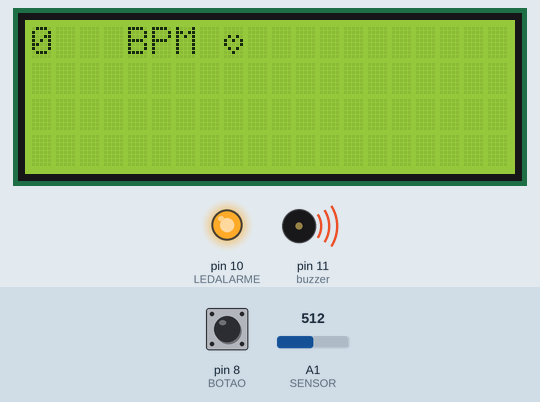
Bench run of a sketch on a simulated Arduino Uno, built with avr-gcc and run on an emulated ATmega328P. On the bench: 20×4 character LCD, output pins drawn as LEDs (lit = HIGH), buzzer (waves = sounding). Inputs (shaded band) come from the test bench; at power-on: pin 8 (BOTAO) HIGH, A1 (SENSOR) = 512. What the sketch prints to the serial monitor is not drawn.

Above: at 9.3 s.
9.4 s: pin 8 (BOTAO) pulled LOW for 1 s
At 11.4 s:
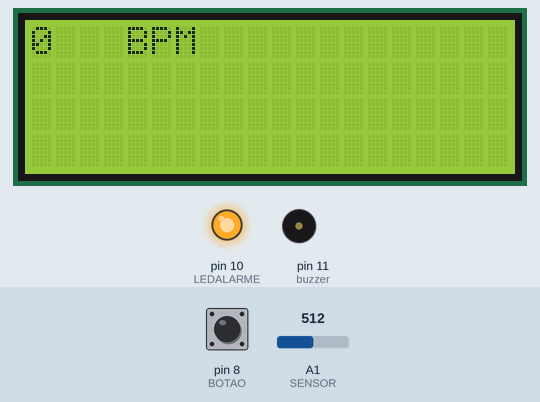
13.6 s: A1 (SENSOR) set to 716
At 16.5 s:
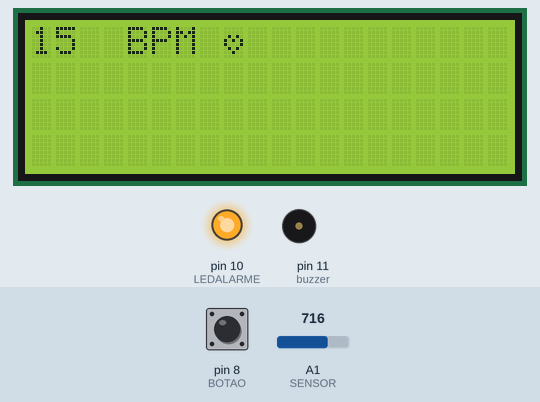
16.8 s: pin 8 (BOTAO) pulled LOW for 0.15 s
At 18.0 s:
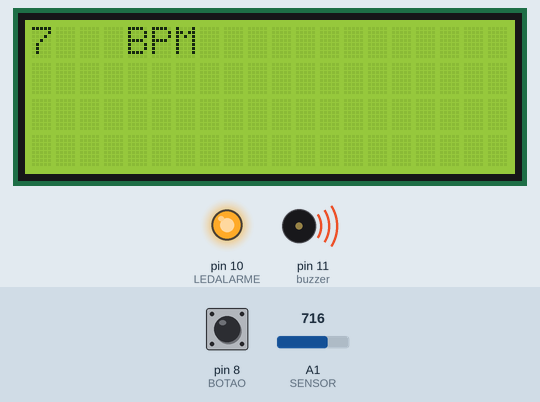
20.1 s: A1 (SENSOR) set to 900
At 21.0 s:
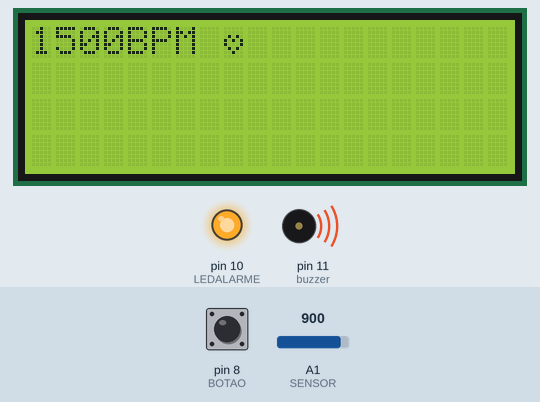
23.3 s: A1 (SENSOR) set to 306
At 26.0 s:
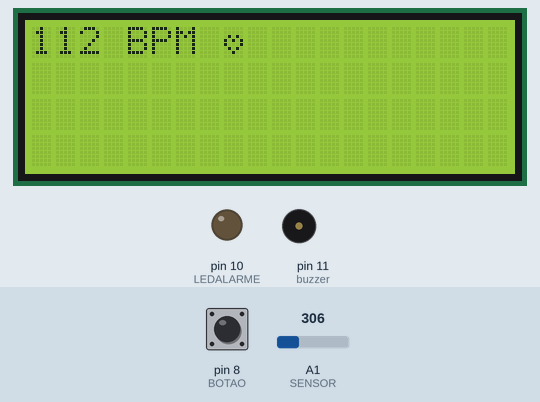
Timing chart, 0 to 27.5 s (numbered marks = the images above; inputs shaded):
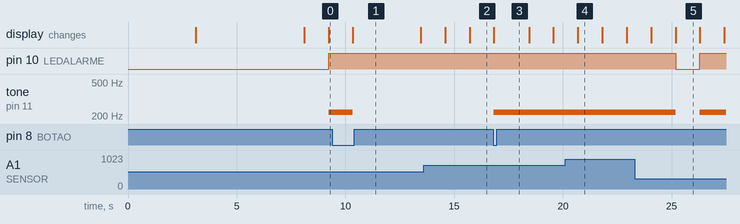

Measured:
- after the input at 9.4 s, tone on pin 11 (buzzer): 220 Hz → silent after 0.94 s
- after the input at 16.8 s, tone on pin 11 (buzzer): silent → 220 Hz at once
- what the display in image 4 shows lasts 1.1 s, from 20.7 s to 21.8 s

The sketch:

MonitorCariaco.ino
```cpp
/*Monitor de Batimentos Cardíacos
Universidade Tecnológica Federal do Paraná - Câmpus Campo Mourão
Acadêmicos: Alexandre de Oliveira Júnior
            Bruno Henrique de Souza Brolesi
Professor:  André Luis Regis Monteiro
Disciplina: Princípios de Engenharia Biomédica*/

//Inclusão das bibliotecas
#include <Wire.h>                     //Biblioteca de comunicação com o módulo I2C
#include <LiquidCrystal_I2C.h>        //Biblioteca do módulo I2C para utilização do display
#include <Filters.h>                  //Biblioteca para implementação digital de um filtro
#include <math.h>                     //Biblioteca para utilização de funções matemáticas

//Definição das pinagens do arduíno
LiquidCrystal_I2C lcd(0x3F, 20, 4);   //Endereçamento do display

#define SENSOR A1                     //Define o pino do sensor
#define LEDBAT 9                      //Define o pino do led indicador de batimento
#define BATMAXIMO 120                 //Define o número máximo de batimentos cardíacos para não acionar o alarme
#define BATMINIMO 60                  //Define o número mínimo de batimentos cardíacos para não acionar o alarme
#define LEDALARME 10                  //Define o pino do Led do alarme
#define buzzer 11                     //Define o pino do buzzer
#define BOTAO 8                       //Define o pino do botão de mudo

//Declaração de variaveis globais
float sinalAmplif;                    //Variável que recebe o sinal com um fator de amplificação
float sinalFiltrado;                  //Variável que recebe o valor do sinal filtrado
float wL = 1;                         //Frequência de corte inferior (1 Hz)
float wH = 3;                         //Frequência de corte superior (3 Hz)
FilterOnePole filtroPA(HIGHPASS, wL); //Filtro passa-alta
FilterOnePole filtroPB(LOWPASS, wH);  //Filtro passa-baixa
float batCard = 0;                    //Número de batimentos cardíacos (float)
int batimentos = 0;                   //Número de batimentos cardíacos (int)
bool desHeart = true;                 //Variável auxiliar para print do coração
bool som = true;                      //Variável auxiliar para o funcionamento do buzzer devido a tecla mudo

//---------------------------------Funções------------------------------------
//Criando um coração
byte heart[] = {
  B00000,
  B00000,
  B01010,
  B10101,
  B10001,
  B01010,
  B00100,
  B00000
};

//Função de inicialização do display
void lcdStart(){
  lcd.clear();
  lcd.setCursor(3,0);
  lcd.print("Welcome!!!");
  delay(3000);
  lcd.clear();
  lcd.setCursor(4,0);
  lcd.print("Cardiac");
  lcd.createChar(0, heart);
  lcd.home();
  lcd.setCursor(3,1);
  lcd.write(0);
  lcd.print("Monitor");
  lcd.write(0);
  delay(5000);
  lcd.clear();
}

//Função de contagem dos batimentos cardíacos
void contarBatimentos(){
  int picoMin = 500;                    //Tamanho mínimo do pico
  int contPico = 0;                     //Variável para contagem do número de picos
  int tamPico = 0;                      //Variável para armazenar o tamanho do pico do sinal
  int antTamPico = 0;                   //Variável que armazena o tamanho do pico anterior do sinal

  for(int i = 0; i < 100; i++){
    sinalAmplif = 100*analogRead(SENSOR);                         //Variável recebe o valor lido pelo LED Receptor IR com um fator de amplificação
    sinalFiltrado = filtroPA.input(filtroPB.input(sinalAmplif));  //Função de filtragem do sinal
    if(sinalFiltrado > picoMin){                                  //Caso o sinal filtrado seja superior ao valor mínimo de pico
      contPico++;                   //O contador de picos incrementa
      tamPico++;                    //O tamanho do pico incrementa
      digitalWrite(LEDBAT, HIGH);   //Enquanto o pico for superior ao tamanho minimo de pico, o led permanece acesso indicando uma pulsação
    }else{
      if(tamPico > antTamPico){     //Caso o tamanho de pico seja maior que o tamanho de pico anterior
        antTamPico = tamPico;       //O tamanho de pico anterior recebe o tamanho de pico anterior
      }
      digitalWrite(LEDBAT, LOW);    //Como o sinal já é inferior ao tamanho de pico o LED apaga indicando o fim do pulso
      tamPico = 0;                  //O tamanho do pico é resetado
    }
    Serial.println(sinalFiltrado);  //Printa no serial o valor do sinal filtrado
    delay(10);                      //Delay definido para que juntamente ao loop do for totalize um segundo
  }
  //Calculando a frequência cardíaca
  if(antTamPico == 0){
    antTamPico = 1;                 //Função garante que não ocorra uma divisão por zero
  }
  batCard += ((float)contPico/(float)antTamPico)*60.0;
  batCard /= 2;
  batimentos = trunc(batCard);
}

//Função print número de batimentos
void printBat(){
  lcd.clear();
  lcd.home();
  lcd.print(batimentos);
  lcd.setCursor(4,0);
  lcd.print("BPM");
  if (desHeart == true){
    lcd.createChar(0, heart);
    lcd.home();
    lcd.setCursor(8,0);
    lcd.write(0);
    desHeart = false;
  }else{
    desHeart = true;
  }
}

//Função de ativação do alarme
void alarme(){
  digitalWrite(LEDALARME, HIGH);
  if(som == true){
    tone(buzzer, 220);
  }
}

//Função de mudo
void buzzerMute(){
  noTone(buzzer);
  som = false;
  delay(2000);
}

//Função alarme off
void alarmeOFF(){
  digitalWrite(LEDALARME, LOW);
  noTone(buzzer);
  som = true;
}

//Função de Inicialiazação
void setup(){
  Serial.begin(9600);                 //Inicialização do serial
  lcd.init();                         //Inicialiazação do LCD
  lcd.backlight();                    //Liga a luz de fundo do display
  lcdStart();                         //Chama a função de inicialização do sensor
  pinMode(SENSOR, INPUT);             //Inicializa o pino do sensor
  pinMode(LEDALARME, OUTPUT);         //Inicializa o pino do Led do alarme
  pinMode(buzzer, OUTPUT);            //Inicializa o pino do buzzer
  pinMode(BOTAO, INPUT_PULLUP);       //Inicializa o pino do botão
}

//Função Principal
void loop(){
  contarBatimentos();
  printBat();
  if(batimentos >= BATMAXIMO || batimentos <= BATMINIMO){
    alarme();
    if(digitalRead(BOTAO)==LOW && som == true){
      buzzerMute();
    }
    if(digitalRead(BOTAO)==LOW && som == false){
      tone(buzzer, 220);
      som = true;
      delay(500);
    }
  }else{
    alarmeOFF();
  }
}
```
